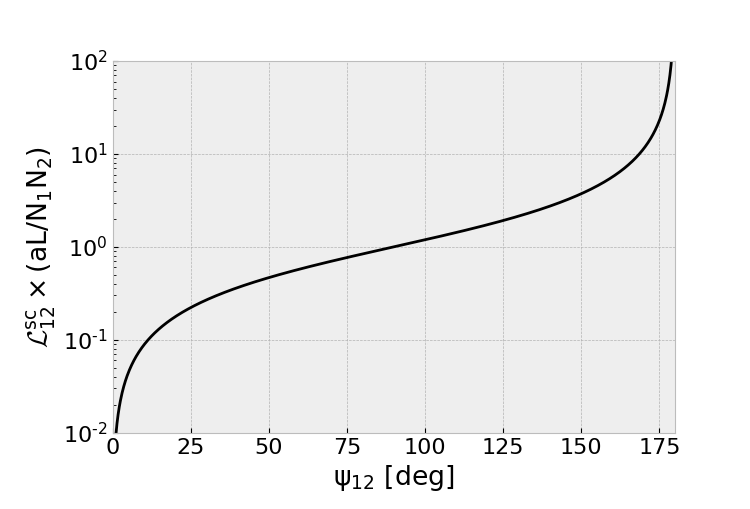

Here is the Python script that generated this plot:
# coding:utf8
"""

"""
import numpy as np
import matplotlib.pyplot as plt
from matplotlib import rcParams
# Format plots
plt.close("all")
plt.ion()
plt.style.use("bmh")
rcParams['figure.figsize'] = [7.5, 5.10]
rcParams['mathtext.default']='regular'
rcParams['font.size']=16.0
rcParams['figure.subplot.bottom'] = 0.15
rcParams['figure.subplot.left'] = 0.15

#
psi12=np.linspace(1e-3, 180-1e-3, 1000)
plt.plot(psi12, (1-np.cos(np.radians(psi12)))/np.sin(np.radians(psi12)), "k")
plt.ylabel(r"$\mathcal{L}_{12}^{sc} \times (a L/N_1 N_2)$")
plt.xlabel(r"$\psi_{12}$ [$deg$]")
plt.yscale("log")
plt.xlim(0,180)
plt.ylim(1e-2, 1e2)
plt.savefig("angle_luminosite.png")
